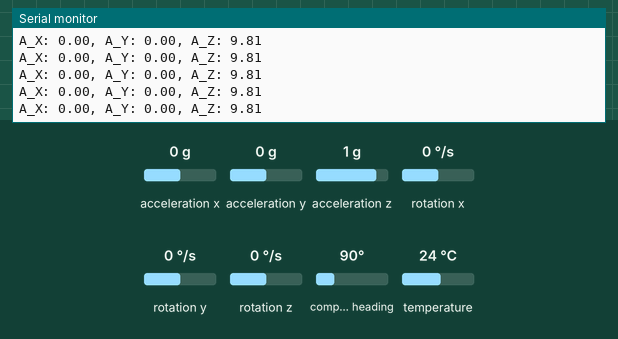
Bench run of a sketch on a simulated ESP32. Shown: the last lines printed to the serial monitor. The inputs (shaded band) are chosen by the test bench; at power-on: acceleration x 0 g, acceleration y 0 g, acceleration z 1 g, rotation x 0 °/s, rotation y 0 °/s, rotation z 0 °/s, compass heading 90°, temperature 24 °C.

Above: at 1.2 s.
1.3 s: acceleration x set to -1.4 g
At 1.34 s:
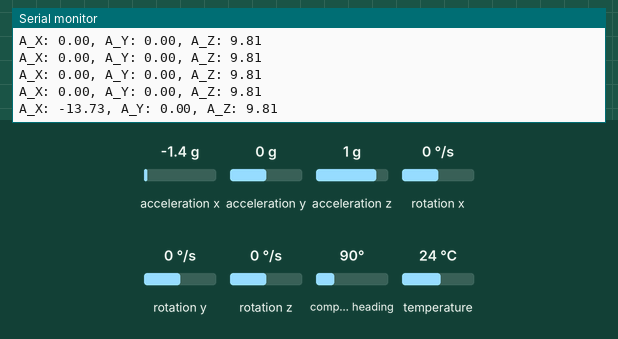
2.8 s: acceleration y set to -1.4 g
At 2.88 s:
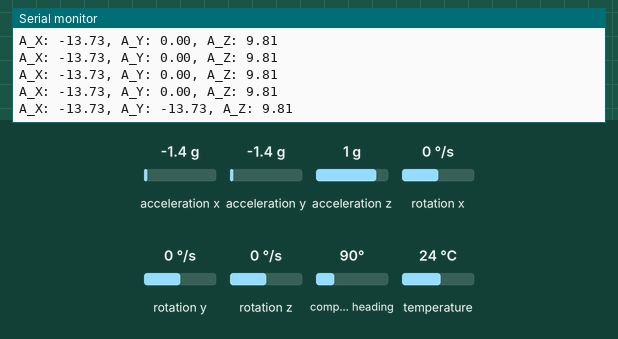
4.3 s: acceleration z set to -1.4 g
At 4.31 s:
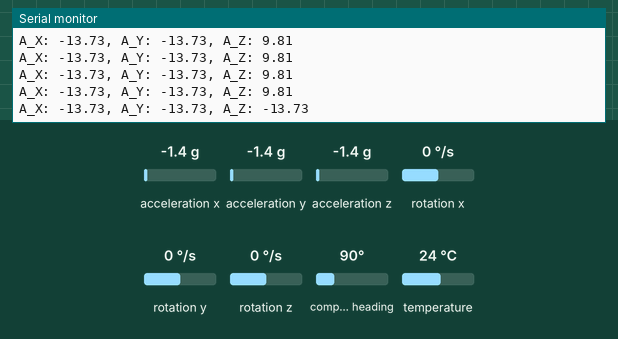

The sketch:

esp32_poe_lsm_test.ino
```cpp
#include <Wire.h>
#include <SPI.h>
#include <Adafruit_LSM9DS1.h>
#include <Adafruit_Sensor.h>    // not used in this demo but required!
#include <Adafruit_NeoPixel.h>  //  Library that provides NeoPixel functions

// i2c
Adafruit_LSM9DS1 lsm = Adafruit_LSM9DS1();

void setupSensor() {
  // 1.) Set the accelerometer range
  lsm.setupAccel(lsm.LSM9DS1_ACCELRANGE_2G);
  //lsm.setupAccel(lsm.LSM9DS1_ACCELRANGE_4G);
  //lsm.setupAccel(lsm.LSM9DS1_ACCELRANGE_8G);
  //lsm.setupAccel(lsm.LSM9DS1_ACCELRANGE_16G);

  // 2.) Set the magnetometer sensitivity
  lsm.setupMag(lsm.LSM9DS1_MAGGAIN_4GAUSS);
  //lsm.setupMag(lsm.LSM9DS1_MAGGAIN_8GAUSS);
  //lsm.setupMag(lsm.LSM9DS1_MAGGAIN_12GAUSS);
  //lsm.setupMag(lsm.LSM9DS1_MAGGAIN_16GAUSS);

  // 3.) Setup the gyroscope
  lsm.setupGyro(lsm.LSM9DS1_GYROSCALE_245DPS);
  //lsm.setupGyro(lsm.LSM9DS1_GYROSCALE_500DPS);
  //lsm.setupGyro(lsm.LSM9DS1_GYROSCALE_2000DPS);
}


void setup() {
  //pinMode(LED_BUILTIN, OUTPUT);

  Serial.begin(115200);
  //delay(1000);

  while (!Serial) {
    delay(1); // will pause Zero, Leonardo, etc until serial console opens
  }

  Serial.println("\n Starting...\n");
  Serial.flush();


  Serial.println("LSM9DS1 data read demo");
  //  pinMode(PIN_I2C_POWER, INPUT);
  delay(1);
  //  bool polarity = digitalRead(PIN_I2C_POWER);
  //pinMode(PIN_I2C_POWER, OUTPUT);
  //digitalWrite(PIN_I2C_POWER, !polarity);

  Wire.begin (13, 16);  // init I2C on the respective pins

  // Try to initialise and warn if we couldn't detect the chip
  if (!lsm.begin()) {
    Serial.println("Oops ... unable to initialize the LSM9DS1. Check your wiring!");
    Serial.flush();
    while (1)
      ;
  }
  //Serial.println("Found LSM9DS1 9DOF");

  // helper to just set the default scaling we want, see above!
  setupSensor();
}

void loop() {
  //digitalWrite(LED_BUILTIN, HIGH);  // turn the LED on (HIGH is the voltage level)

  lsm.read(); /* ask it to read in the data */

  /* Get a new sensor event */
  sensors_event_t a, m, g, temp;

  lsm.getEvent(&a, &m, &g, &temp);

  Serial.print("A_X: ");
  Serial.print(a.acceleration.x);
  Serial.print(", ");
  Serial.print("A_Y: ");
  Serial.print(a.acceleration.y);
  Serial.print(", ");
  Serial.print("A_Z: ");
  Serial.print(a.acceleration.z);
  Serial.println("");

  // Serial.print("Mag X: "); Serial.print(m.magnetic.x);   Serial.print(" uT");
  // Serial.print("\tY: "); Serial.print(m.magnetic.y);     Serial.print(" uT");
  // Serial.print("\tZ: "); Serial.print(m.magnetic.z);     Serial.println(" uT");

  //  Serial.print("Gyro X: "); Serial.print(g.gyro.x);   Serial.print(" rad/s");
  //  Serial.print("\tY: "); Serial.print(g.gyro.y);      Serial.print(" rad/s");
  //  Serial.print("\tZ: "); Serial.print(g.gyro.z);      Serial.println(" rad/s");

  //Serial.println();

  int rc = 30, gc = 0, bc = 100;  //  Red, green and blue intensity to display

  if (a.acceleration.x > 0 || a.acceleration.y > 0) {
    rc = 200, gc = 0, bc = 0;
  }

  delay(50);
  //   digitalWrite(LED_BUILTIN, LOW);  // turn the LED on (HIGH is the voltage level)


  delay(50);
}
```

Measured:
- after the input at 1.3 s, the serial monitor: prints a new line at once (image 1)
- after the input at 2.8 s, the serial monitor: prints a new line after 0.07 s (image 2)
- after the input at 4.3 s, the serial monitor: prints a new line at once (image 3)
